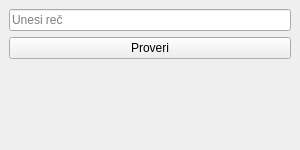
<?xml version="1.0" encoding="UTF-8"?>
<ui version="4.0">
 <class>PalindromeChecker</class>
 <widget class="QMainWindow" name="PalindromeChecker">
  <property name="geometry">
   <rect>
    <x>0</x>
    <y>0</y>
    <width>300</width>
    <height>150</height>
   </rect>
  </property>
  <property name="windowTitle">
   <string>Provera palindroma</string>
  </property>
  <widget class="QWidget" name="centralwidget">
   <layout class="QVBoxLayout" name="verticalLayout">
    <item>
     <widget class="QLineEdit" name="le_word">
      <property name="placeholderText">
       <string>Unesi reč</string>
      </property>
     </widget>
    </item>
    <item>
     <widget class="QPushButton" name="btn_check">
      <property name="text">
       <string>Proveri</string>
      </property>
     </widget>
    </item>
    <item>
     <widget class="QLabel" name="lbl_result">
      <property name="text">
       <string></string>
      </property>
     </widget>
    </item>
   </layout>
  </widget>
 </widget>
 <resources/>
 <connections/>
</ui>
